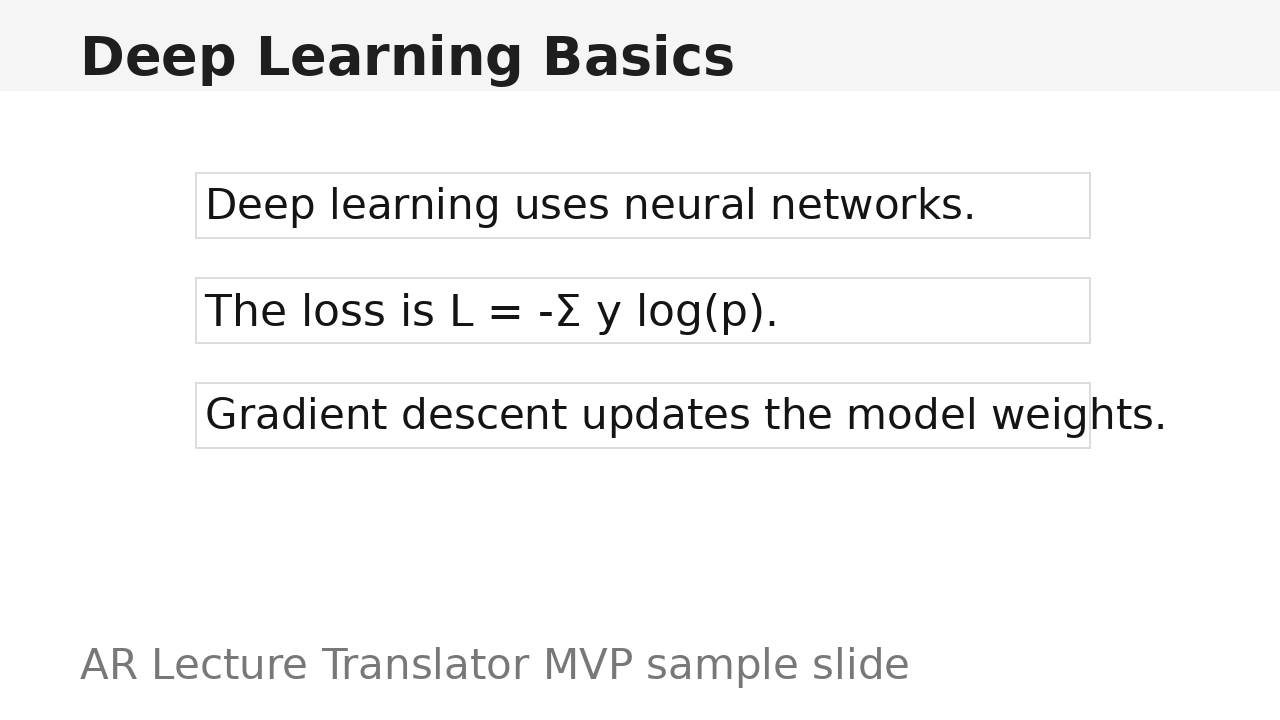
#> input picture samples/slides/slide_01.png, 1280 x 720 px
$ python -i document_surface_service.py   (imports and definitions only)
#> lines starting #> are read from the running program, lines starting #| are printed output that depends on the picture; after the words box and inside, x2 and y2 are one past the last pixel; in counts of white or black regions, pixels touching at a corner belong together
from __future__ import annotations

import base64
import io
from dataclasses import dataclass
from typing import Any

import numpy as np
from PIL import Image, ImageFilter

try:
    import cv2  # type: ignore
except Exception:  # pragma: no cover - exercised only when OpenCV is unavailable.
    cv2 = None


@dataclass(frozen=True)
class SurfaceCrop:
    image: Image.Image
    x_offset: int
    y_offset: int
    original_width: int
    original_height: int
    source_corners: tuple[tuple[float, float], tuple[float, float], tuple[float, float], tuple[float, float]]
    perspective_coefficients: tuple[float, float, float, float, float, float, float, float] | None = None


class DocumentSurfaceService:
    """Detects the board/slide surface and falls back to OCR bbox union.

    OpenCV is preferred for real document geometry. If it is unavailable, the
    service keeps a lightweight edge-energy fallback so mock/demo requests still
    produce a useful response instead of failing hard.
    """

    MIN_REAL_SURFACE_CONFIDENCE = 0.58

    # [44 lines left out: functions decode_image, encode_image_base64, detect, is_reliable_real_surface, not called in this run]

    def detect_from_image(self, image: Image.Image | None) -> dict[str, Any] | None:
        if image is None:
            return None

        width, height = image.size
        if width <= 0 or height <= 0:
            return None

        if cv2 is not None:
            opencv_surface = self._detect_with_opencv(image)
            if opencv_surface is not None:
                return opencv_surface

        return self._detect_with_edge_energy(image)

    # [51 lines left out: function _detect_with_edge_energy, not called in this run]

    def _detect_with_opencv(self, image: Image.Image) -> dict[str, Any] | None:
        width, height = image.size
        rgb = np.asarray(image.convert("RGB"))
        if rgb.size == 0:
            return None

        gray = cv2.cvtColor(rgb, cv2.COLOR_RGB2GRAY)
        clahe = cv2.createCLAHE(clipLimit=2.0, tileGridSize=(8, 8))
        enhanced = clahe.apply(gray)
        blurred = cv2.GaussianBlur(enhanced, (5, 5), 0)

        median = float(np.median(blurred))
        lower = int(max(20, 0.66 * median))
        upper = int(min(255, max(lower + 20, 1.33 * median)))
        edges = cv2.Canny(blurred, lower, upper)
        kernel = cv2.getStructuringElement(cv2.MORPH_RECT, (5, 5))
        edges = cv2.morphologyEx(edges, cv2.MORPH_CLOSE, kernel, iterations=2)
        edges = cv2.dilate(edges, kernel, iterations=1)

        contour_surface = self._detect_quad_from_contours(edges, width, height)
        if contour_surface is not None:
            return contour_surface

        return self._detect_quad_from_hough(edges, width, height)

    def _detect_quad_from_contours(self, edges: np.ndarray, width: int, height: int) -> dict[str, Any] | None:
        contours, _ = cv2.findContours(edges, cv2.RETR_LIST, cv2.CHAIN_APPROX_SIMPLE)
        if not contours:
            return None

        candidates: list[tuple[float, np.ndarray, float, str]] = []
        frame_area = float(max(1, width * height))
        for contour in sorted(contours, key=cv2.contourArea, reverse=True)[:24]:
            area = float(cv2.contourArea(contour))
            area_ratio = area / frame_area
            if area_ratio < 0.06:
                continue

            perimeter = float(cv2.arcLength(contour, True))
            if perimeter <= 0:
                continue

            approx = cv2.approxPolyDP(contour, 0.025 * perimeter, True)
            points = approx.reshape(-1, 2).astype(np.float32)
            method = "contour_quadrilateral"
            if len(points) != 4:
                rect = cv2.minAreaRect(contour)
                points = cv2.boxPoints(rect).astype(np.float32)
                method = "contour_min_area_quad"

            ordered = self._order_quad_points(points)
            score = self._score_quad(ordered, width, height, source_area=area)
            if score <= 0:
                continue

            confidence = min(0.96, max(0.62, 0.58 + score * 0.35))
            candidates.append((confidence, ordered, score, method))

        if not candidates:
            return None

        confidence, corners, _, method = max(candidates, key=lambda item: item[0])
        return self._surface_response(corners, width, height, confidence, method, "opencv_contours")

    def _detect_quad_from_hough(self, edges: np.ndarray, width: int, height: int) -> dict[str, Any] | None:
        min_line_length = max(28, int(min(width, height) * 0.18))
        max_line_gap = max(8, int(min(width, height) * 0.035))
        lines = cv2.HoughLinesP(
            edges,
            rho=1,
            theta=np.pi / 180,
            threshold=max(35, int(min(width, height) * 0.18)),
            minLineLength=min_line_length,
            maxLineGap=max_line_gap,
        )
        if lines is None or len(lines) < 4:
            return None

        points: list[tuple[float, float]] = []
        for line in lines[:80]:
            x1, y1, x2, y2 = [float(value) for value in line[0]]
            length = float(np.hypot(x2 - x1, y2 - y1))
            if length < min_line_length:
                continue
            points.append((x1, y1))
            points.append((x2, y2))

        if len(points) < 8:
            return None

        point_array = np.asarray(points, dtype=np.float32)
        rect = cv2.minAreaRect(point_array)
        corners = self._order_quad_points(cv2.boxPoints(rect).astype(np.float32))
        score = self._score_quad(corners, width, height)
        if score <= 0:
            return None

        confidence = min(0.90, max(0.58, 0.54 + score * 0.30))
        return self._surface_response(corners, width, height, confidence, "hough_quadrilateral", "opencv_hough")

    def _score_quad(
        self,
        corners: np.ndarray,
        image_width: int,
        image_height: int,
        source_area: float | None = None,
    ) -> float:
        if corners.shape != (4, 2):
            return 0.0

        contour = corners.reshape(4, 1, 2).astype(np.float32)
        if not bool(cv2.isContourConvex(contour)):
            return 0.0

        area = float(abs(cv2.contourArea(contour)))
        frame_area = float(max(1, image_width * image_height))
        area_ratio = area / frame_area
        if area_ratio < 0.05 or area_ratio > 0.98:
            return 0.0

        top_width = self._distance(tuple(corners[0]), tuple(corners[1]))
        bottom_width = self._distance(tuple(corners[3]), tuple(corners[2]))
        left_height = self._distance(tuple(corners[0]), tuple(corners[3]))
        right_height = self._distance(tuple(corners[1]), tuple(corners[2]))
        widths = [top_width, bottom_width]
        heights = [left_height, right_height]
        if min(widths + heights) < 10:
            return 0.0

        width_avg = max(1.0, sum(widths) * 0.5)
        height_avg = max(1.0, sum(heights) * 0.5)
        aspect = width_avg / height_avg
        if aspect < 0.25 or aspect > 8.0:
            return 0.0

        side_balance = min(widths) / max(widths) * min(heights) / max(heights)
        rect_area = width_avg * height_avg
        fill_ratio = area / max(1.0, rect_area)
        source_fill = 1.0 if source_area is None else min(1.0, source_area / max(1.0, area))
        coverage_score = min(1.0, area_ratio / 0.55)
        aspect_score = 1.0 if 0.45 <= aspect <= 4.5 else 0.72
        return max(0.0, min(1.0, coverage_score * 0.45 + side_balance * 0.25 + fill_ratio * 0.20 + source_fill * aspect_score * 0.10))

    def _order_quad_points(self, points: np.ndarray) -> np.ndarray:
        pts = np.asarray(points, dtype=np.float32).reshape(-1, 2)
        if len(pts) != 4:
            raise ValueError("quad requires exactly four points")

        center = pts.mean(axis=0)
        angles = np.arctan2(pts[:, 1] - center[1], pts[:, 0] - center[0])
        ordered = pts[np.argsort(angles)]
        start = int(np.argmin(ordered.sum(axis=1)))
        return np.roll(ordered, -start, axis=0)

    def _surface_response(
        self,
        corners: np.ndarray,
        image_width: int,
        image_height: int,
        confidence: float,
        method: str,
        source: str,
    ) -> dict[str, Any]:
        clamped = [
            self._clamp_point((float(point[0]), float(point[1])), image_width, image_height)
            for point in corners
        ]
        return {
            "corners": [
                round(clamped[0][0], 2), round(clamped[0][1], 2),
                round(clamped[1][0], 2), round(clamped[1][1], 2),
                round(clamped[2][0], 2), round(clamped[2][1], 2),
                round(clamped[3][0], 2), round(clamped[3][1], 2),
            ],
            "confidence": round(float(confidence), 3),
            "method": method,
            "source": source,
        }

    # [153 lines left out: functions crop_surface, map_blocks_from_crop, estimate_from_ocr_blocks, not called in this run]

    def _clamp_float(self, value: float, lower: float, upper: float) -> float:
        return max(lower, min(upper, value))

    def _clamp_int(self, value: int, lower: int, upper: int) -> int:
        return max(lower, min(upper, value))

    # [70 lines left out: functions _estimate_quad_corners, _parse_surface_corners, _perspective_coefficients, _map_crop_point_to_source, not called in this run]

    def _lerp_point(self, a: tuple[float, float], b: tuple[float, float], t: float) -> tuple[float, float]:
        return (a[0] + (b[0] - a[0]) * t, a[1] + (b[1] - a[1]) * t)

    def _clamp_point(
        self,
        point: tuple[float, float],
        image_width: int,
        image_height: int,
    ) -> tuple[float, float]:
        return (
            self._clamp_float(point[0], 0.0, float(image_width)),
            self._clamp_float(point[1], 0.0, float(image_height)),
        )

    def _distance(self, a: tuple[float, float], b: tuple[float, float]) -> float:
        return float(np.hypot(a[0] - b[0], a[1] - b[1]))

>>> from PIL import Image
>>> picture = Image.open('../../samples/slides/slide_01.png')
#> picture is the input picture: PIL image 1280x720 RGB; min 20, max 255, mean 245
>>> result = DocumentSurfaceService().detect_from_image(picture)
#> in _detect_with_opencv, `median = float(np.median(blurred))`: median = 255
#> in _detect_with_opencv, `lower = int(max(20, 0.66 * median))`: lower = 168
#> in _detect_with_opencv, `upper = int(min(255, max(lower + 20, 1.33 * median)))`: upper = 255
#> in _detect_with_opencv, `edges = cv2.Canny(blurred, lower, upper)`:
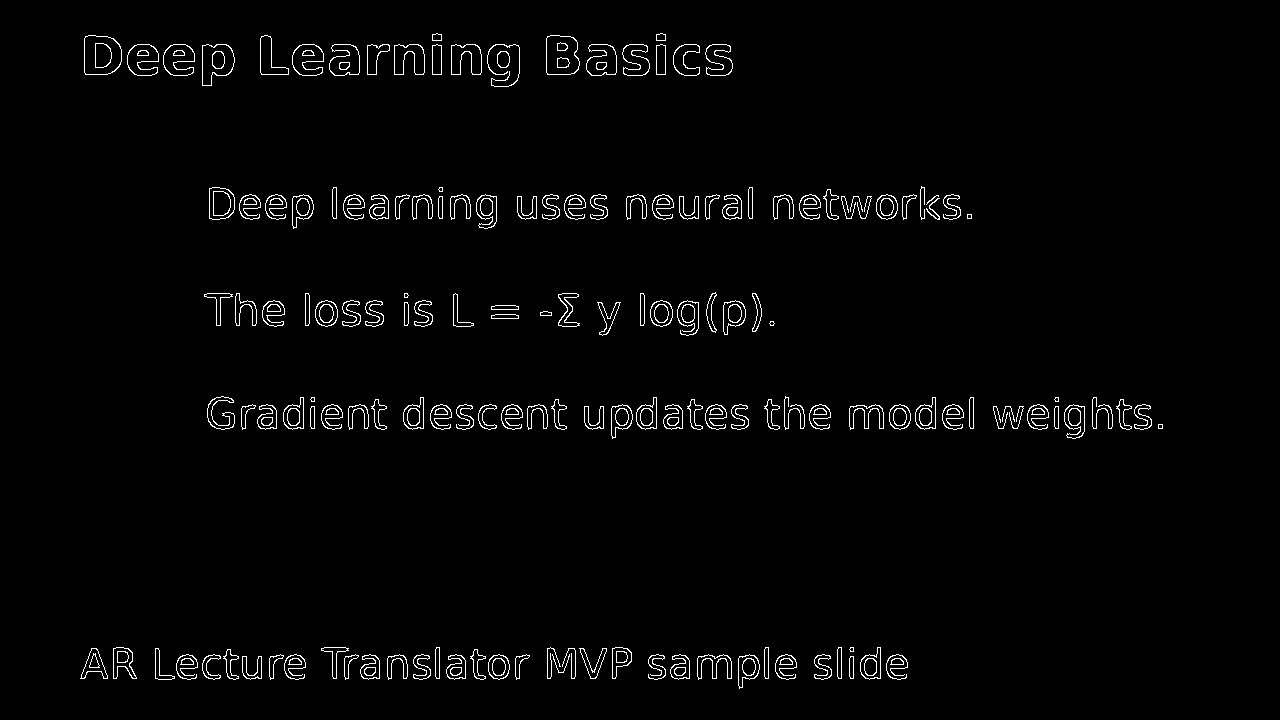
#> edges: shape (720, 1280); 2% white in thin lines or dots, all inside (x1, y1, x2, y2) = (80, 33, 1163, 689)
#> in _detect_with_opencv, `edges = cv2.morphologyEx(edges, cv2.MORPH_CLOSE, kernel, iterations=2)`:
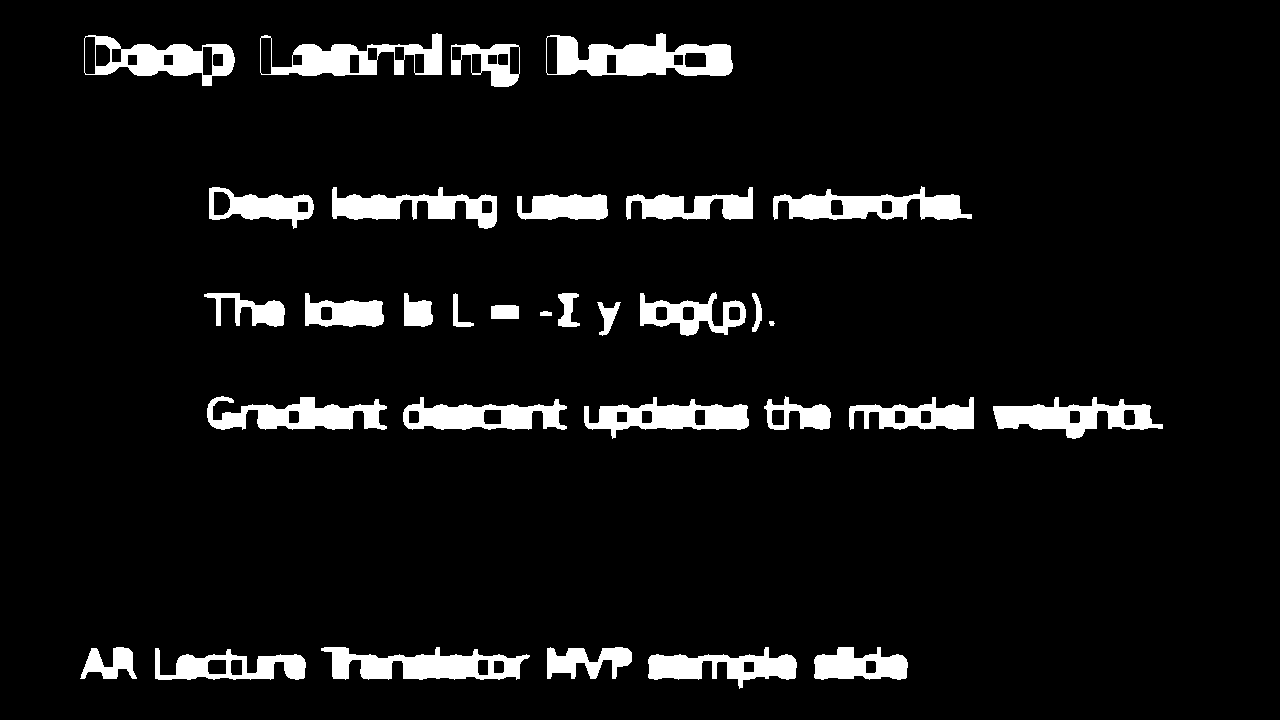
#> edges: shape (720, 1280); 7% white; 32 white regions, largest, box (x1, y1, x2, y2) and area: (546, 33, 733, 76) 4695, (321, 647, 530, 680) 3975, (773, 186, 972, 220) 3596
#> in _detect_with_opencv, `edges = cv2.dilate(edges, kernel, iterations=1)`:
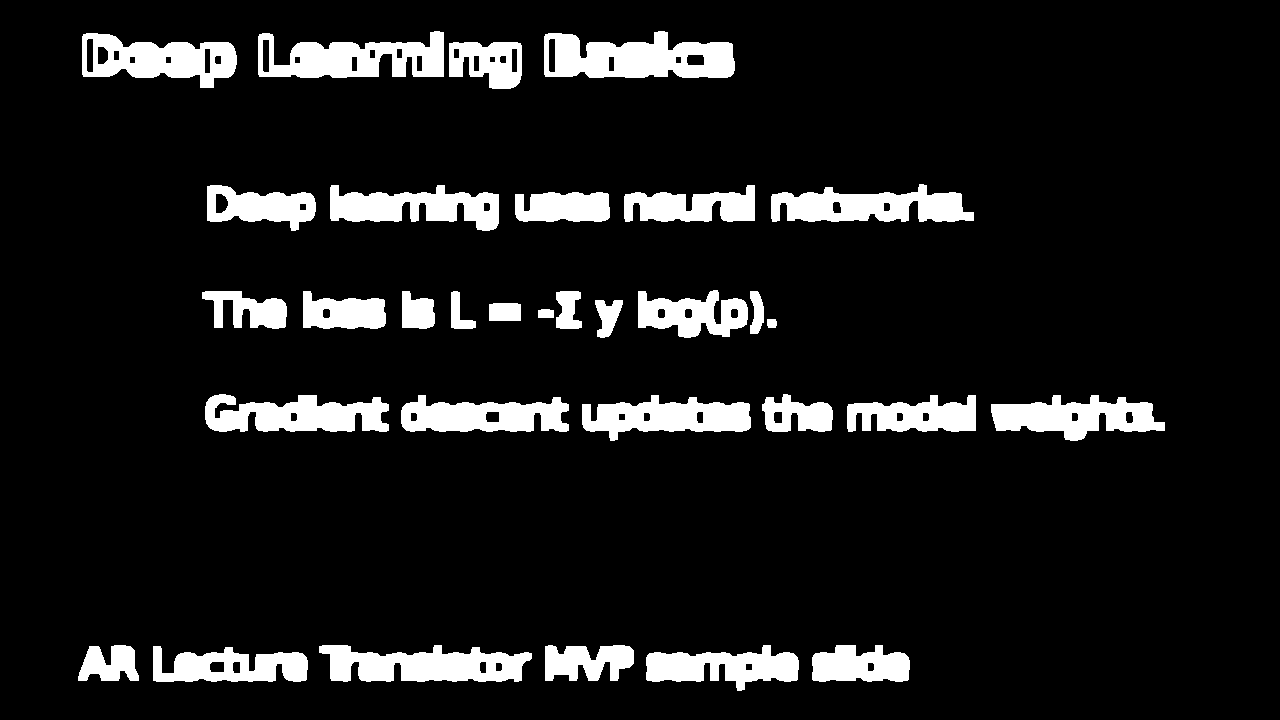
#> edges: shape (720, 1280); 10.1% white; 32 white regions
#> in _detect_quad_from_contours, `contours, _ = cv2.findContours(edges, cv2.RETR_LIST, cv2.CHAIN_APPROX_..`: contours = 80 contours; largest, box (x1, y1, x2, y2) and area: (544, 31, 735, 78) 6520, (258, 31, 444, 78) 5522, (82, 33, 237, 88) 5342, (319, 645, 532, 682) 5266, (771, 184, 974, 222) 4880
#> the loop in _detect_quad_from_contours, `for contour in sorted(contours, key=cv2.contourArea, reverse=True)[:24]:` made 24 passes
#> after the loop in _detect_quad_from_contours, `for contour in sorted(contours, key=cv2.contourArea, reverse=True)[:24]:`: candidates = []
#> in _detect_quad_from_hough, `lines = cv2.HoughLinesP( edges, rho=1, theta=np.pi / 180, threshold=ma..`: lines = 188 rows, first 6: [205, 410, 1152, 410], [206, 404, 1152, 404], [212, 429, 1164, 429], [210, 428, 1151, 412], [205, 411, 1151, 411], [205, 406, 1152, 406]
#> the loop in _detect_quad_from_hough, `for line in lines[:80]:` made 80 passes
#> (x1, y1, x2, y2, length) on passes 1 to 12: (205, 410, 1152, 410, 947), (206, 404, 1152, 404, 946), (212, 429, 1164, 429, 952), (210, 428, 1151, 412, 941.1), (205, 411, 1151, 411, 946), (205, 406, 1152, 406, 947), (205, 408, 1152, 408, 947), (79, 672, 908, 658, 829.1), (206, 405, 1152, 405, 946), (205, 409, 1152, 409, 947), (207, 198, 961, 198, 754), (207, 205, 973, 219, 766.1)
#> after the loop in _detect_quad_from_hough, `for line in lines[:80]:`: points = 160 pairs, first value 78 to 1164, second value 42 to 680
#> in _detect_quad_from_hough, `point_array = np.asarray(points, dtype=np.float32)`: point_array has the same summary as points
#> in _detect_quad_from_hough, `rect = cv2.minAreaRect(point_array)`: rect = ((621, 361), (638, 1086), -90)
#> in _order_quad_points, `pts = np.asarray(points, dtype=np.float32).reshape(-1, 2)`: pts = [[1164, 680], [78, 680], [78, 42], [1164, 42]]
#> in _order_quad_points, `center = pts.mean(axis=0)`: center = [621, 361]
#> in _order_quad_points, `angles = np.arctan2(pts[:, 1] - center[1], pts[:, 0] - center[0])`: angles = [0.531, 2.61, -2.61, -0.531]
#> in _order_quad_points, `ordered = pts[np.argsort(angles)]`: ordered = [[78, 42], [1164, 42], [1164, 680], [78, 680]]
#> in _order_quad_points, `start = int(np.argmin(ordered.sum(axis=1)))`: start = 0
#> in _detect_quad_from_hough, `corners = self._order_quad_points(cv2.boxPoints(rect).astype(np.float3..`: corners = [[78, 42], [1164, 42], [1164, 680], [78, 680]]
#> in _score_quad, `area = float(abs(cv2.contourArea(contour)))`: area = 692868
#> in _score_quad, `area_ratio = area / frame_area`: area_ratio = 0.752
#> in _score_quad, `top_width = self._distance(tuple(corners[0]), tuple(corners[1]))`: top_width = 1086
#> in _score_quad, `left_height = self._distance(tuple(corners[0]), tuple(corners[3]))`: left_height = 638
#> in _score_quad, `widths = [top_width, bottom_width]`: widths = [1086, 1086]
#> in _score_quad, `heights = [left_height, right_height]`: heights = [638, 638]
#> in _score_quad, `width_avg = max(1.0, sum(widths) * 0.5)`: width_avg = 1086
#> in _score_quad, `height_avg = max(1.0, sum(heights) * 0.5)`: height_avg = 638
#> in _score_quad, `aspect = width_avg / height_avg`: aspect = 1.7
#> in _score_quad, `side_balance = min(widths) / max(widths) * min(heights) / max(heights)`: side_balance = 1
#> in _score_quad, `rect_area = width_avg * height_avg`: rect_area = 692868
#> in _score_quad, `fill_ratio = area / max(1.0, rect_area)`: fill_ratio = 1
#> in _detect_quad_from_hough, `confidence = min(0.90, max(0.58, 0.54 + score * 0.30))`: confidence = 0.84
#> in _surface_response, `clamped = [ self._clamp_point((float(point[0]), float(point[1])), imag..`: clamped = [(78, 42), (1164, 42), (1164, 680), (78, 680)]
#> in detect_from_image, `opencv_surface = self._detect_with_opencv(image)`: opencv_surface = {'corners': [78, 42, 1164, 42, 1164, 680, 78, 680], 'confidence': 0.84, 'method': 'hough_quadrilateral', 'source': 'opencv_hough'}
#> result has the same summary as opencv_surface in detect_from_image
